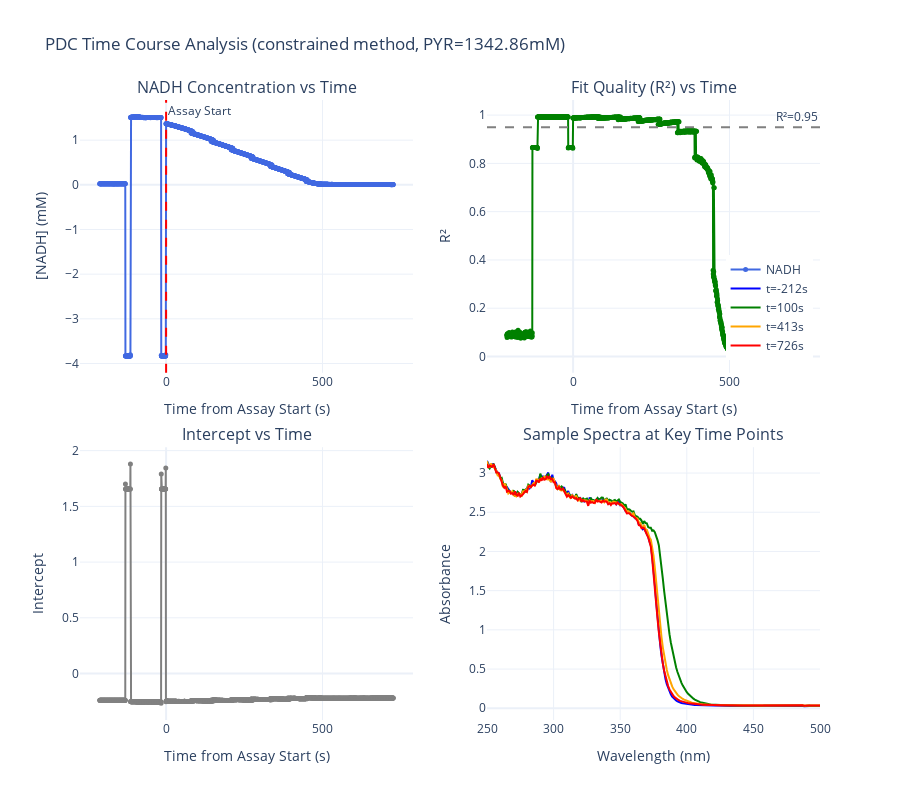

Notebook cell for this chart:
### Code cell
# DEBUG: Test processing of a specific dataset
import traceback

# Specify the dataset to debug (copy from error messages)
dataset_name = "0108 1600MM PYR -1.csv - CELL_1"

# Parse dataset_name to extract csv_filename and cuvette
# Format: "{csv_filename} - {cuvette}"
parts = dataset_name.rsplit(' - ', 1)
csv_filename = parts[0]
cuvette = parts[1]

print(f"Parsed dataset_name: '{dataset_name}'")
print(f"  CSV filename: {csv_filename}")
print(f"  Cuvette: {cuvette}")
print()

# Get the specific assay from metadata
test_assay = pdc_assays[
    (pdc_assays['csv_filename'] == csv_filename) & 
    (pdc_assays['Cuvette'] == cuvette)
].iloc[0]

print(f"Testing: {test_assay['csv_filename']} - {test_assay['Cuvette']}")
print(f"Pyruvate: {test_assay['Pyruvate_mM']} mM")
print(f"Start: {test_assay['Start_time_s']} s")
print(f"Blank: {test_assay['Blank_time_s']} s")
print()

try:
    # Load the data
    csv_path = assay_data_path / test_assay['csv_filename']
    print(f"Loading from: {csv_path}")
    spectral_df = load_kinetic_data(str(csv_path), sample_filter=test_assay['Cuvette'])
    
    print(f"Loaded dataframe shape: {spectral_df.shape}")
    print(f"First few rows:")
    print(spectral_df.head())
    print()
    
    # Process timecourse
    print("Calling process_pdc_timecourse...")
    results = process_pdc_timecourse(
        spectral_df=spectral_df,
        standards_df=standards_df,
        assay_start_time=test_assay['Start_time_s'],
        blank_time=test_assay['Blank_time_s'],
        initial_pyruvate_mM=test_assay['Pyruvate_mM'],
        method='constrained',
        wavelength_range=(320, 420),
        absorbance_max=2,
        plot=True,
        verbose=True  # Turn on verbose for debugging
    )
    
    print(f"\n✓ Success! Processed {len(results)} time points")
    print(results.head())
    
except Exception as e:
    print(f"ERROR: {e}")
    print(f"Full traceback:")
    traceback.print_exc()

### Figure 1 — Plotly figure (JSON) as saved in the notebook; plotly's stock layout.template omitted (floating-point values rounded to 4 significant figures; data arrays with more than 128 entries replaced by an {"elided": "..."} marker saying what was removed)
{"data": [{"line": {"color": "royalblue", "width": 2}, "marker": {"size": 5}, "mode": "lines+markers", "name": "NADH", "type": "scatter", "x": {"elided": "1877 float values"}, "xaxis": "x", "y": {"elided": "1877 float values"}, "yaxis": "y"}, {"line": {"color": "green", "width": 2}, "marker": {"size": 5}, "mode": "lines+markers", "name": "R²", "showlegend": false, "type": "scatter", "x": {"elided": "1877 float values"}, "xaxis": "x2", "y": {"elided": "1877 float values"}, "yaxis": "y2"}, {"line": {"color": "gray", "width": 2}, "marker": {"size": 5}, "mode": "lines+markers", "name": "Intercept", "showlegend": false, "type": "scatter", "x": {"elided": "1877 float values"}, "xaxis": "x3", "y": {"elided": "1877 float values"}, "yaxis": "y3"}, {"line": {"color": "blue", "width": 2}, "mode": "lines", "name": "t=-212s", "type": "scatter", "x": {"elided": "251 int values"}, "xaxis": "x4", "y": {"elided": "251 float values"}, "yaxis": "y4"}, {"line": {"color": "green", "width": 2}, "mode": "lines", "name": "t=100s", "type": "scatter", "x": {"elided": "251 int values"}, "xaxis": "x4", "y": {"elided": "251 float values"}, "yaxis": "y4"}, {"line": {"color": "orange", "width": 2}, "mode": "lines", "name": "t=413s", "type": "scatter", "x": {"elided": "251 int values"}, "xaxis": "x4", "y": {"elided": "251 float values"}, "yaxis": "y4"}, {"line": {"color": "red", "width": 2}, "mode": "lines", "name": "t=726s", "type": "scatter", "x": {"elided": "251 int values"}, "xaxis": "x4", "y": {"elided": "251 float values"}, "yaxis": "y4"}], "layout": {"annotations": [{"font": {"size": 16}, "showarrow": false, "text": "NADH Concentration vs Time", "x": 0.225, "xanchor": "center", "xref": "paper", "y": 1, "yanchor": "bottom", "yref": "paper"}, {"font": {"size": 16}, "showarrow": false, "text": "Fit Quality (R²) vs Time", "x": 0.775, "xanchor": "center", "xref": "paper", "y": 1, "yanchor": "bottom", "yref": "paper"}, {"font": {"size": 16}, "showarrow": false, "text": "Intercept vs Time", "x": 0.225, "xanchor": "center", "xref": "paper", "y": 0.44, "yanchor": "bottom", "yref": "paper"}, {"font": {"size": 16}, "showarrow": false, "text": "Sample Spectra at Key Time Points", "x": 0.775, "xanchor": "center", "xref": "paper", "y": 0.44, "yanchor": "bottom", "yref": "paper"}, {"showarrow": false, "text": "Assay Start", "x": 0, "xanchor": "left", "xref": "x", "y": 1, "yanchor": "top", "yref": "y domain"}, {"showarrow": false, "text": "R²=0.95", "x": 1, "xanchor": "right", "xref": "x2 domain", "y": 0.95, "yanchor": "bottom", "yref": "y2"}], "height": 800, "legend": {"x": 0.99, "xanchor": "right", "y": 0.75, "yanchor": "top"}, "shapes": [{"line": {"color": "red", "dash": "dash"}, "type": "line", "x0": 0, "x1": 0, "xref": "x", "y0": 0, "y1": 1, "yref": "y domain"}, {"line": {"color": "gray", "dash": "dash"}, "type": "line", "x0": 0, "x1": 1, "xref": "x2 domain", "y0": 0.95, "y1": 0.95, "yref": "y2"}], "showlegend": true, "title": {"text": "PDC Time Course Analysis (constrained method, PYR=1342.86mM)"}, "xaxis": {"anchor": "y", "domain": [0, 0.45], "title": {"text": "Time from Assay Start (s)"}}, "xaxis2": {"anchor": "y2", "domain": [0.55, 1], "title": {"text": "Time from Assay Start (s)"}}, "xaxis3": {"anchor": "y3", "domain": [0, 0.45], "title": {"text": "Time from Assay Start (s)"}}, "xaxis4": {"anchor": "y4", "domain": [0.55, 1], "title": {"text": "Wavelength (nm)"}}, "yaxis": {"anchor": "x", "domain": [0.56, 1], "title": {"text": "[NADH] (mM)"}}, "yaxis2": {"anchor": "x2", "domain": [0.56, 1], "title": {"text": "R²"}}, "yaxis3": {"anchor": "x3", "domain": [0, 0.44], "title": {"text": "Intercept"}}, "yaxis4": {"anchor": "x4", "domain": [0, 0.44], "title": {"text": "Absorbance"}}}}
